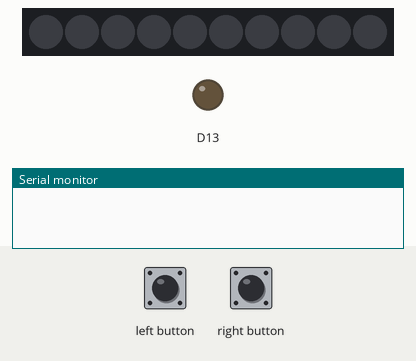
Recording of a sketch running on a simulated Adafruit Circuit Playground Express. On the bench: 10 RGB LEDs in strip order, left to right, output pins drawn as LEDs (lit = HIGH), the last lines printed to the serial monitor. The inputs (shaded band) are chosen by the test bench. Dim RGB values are drawn brighter than linear.

Above: at 1.2 s.
1.3 s: left button pressed for 0.15 s
At 1.9 s:
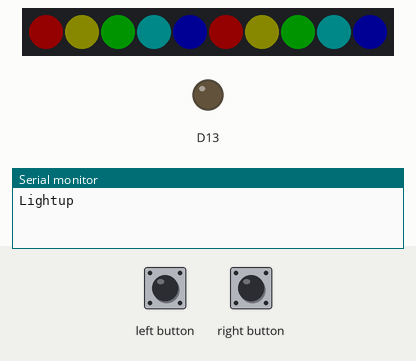
4.4 s: left button pressed for 1 s
At 7.1 s:
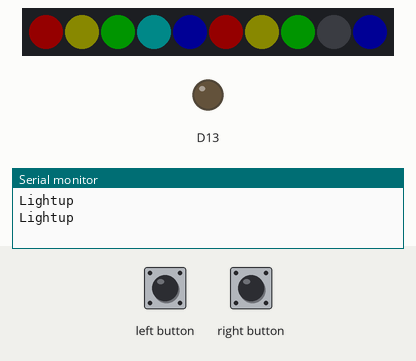
8.4 s: right button pressed for 0.15 s
At 9.5 s:
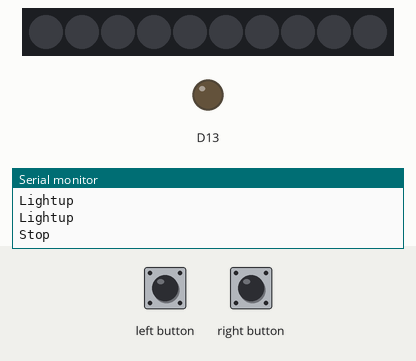
10.0 s: left button pressed for 3.2 s
At 16.0 s:
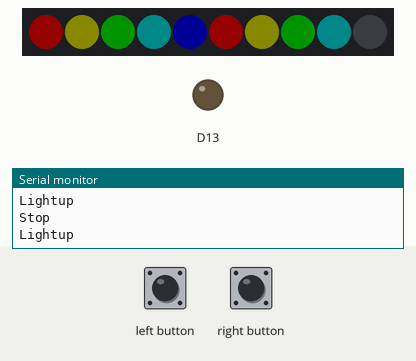
16.2 s: right button pressed for 1 s
At 17.9 s:
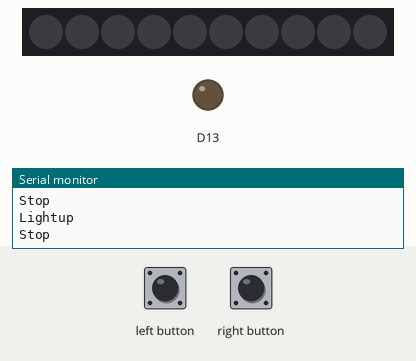
Timing chart, 0 to 19.4 s (numbered marks = the images above; inputs shaded):
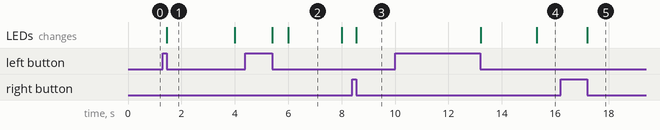

Measured:
- after the input at 1.3 s, the LEDs: change after 0.15 s (image 1)
- after the input at 4.4 s, the LEDs: first change after 1.0 s (image 2 shows a later state)
- after the input at 8.4 s, the LEDs: change after 0.15 s (image 3)
- after the input at 10.0 s, the LEDs: first change after 3.2 s (image 4 shows a later state)
- after the input at 16.2 s, the LEDs: change after 1.0 s (image 5)
- what the display in image 1 shows lasts 2.5 s, from 1.5 s to 4.0 s
- what the display in image 2 shows lasts 2.0 s, from 6.0 s to 8.0 s

The sketch:

HandwashTimer.ino
```cpp
#include <Adafruit_CircuitPlayground.h>
#define BUTTONA 4
#define BUTTONB 5
long lastUpdate = 0L;
#define UPDATERATE 2000
enum state {
  COUNTING,
  STOPPED
} State = STOPPED;
int Counter = 10;

void stopIt(){
  CircuitPlayground.clearPixels();
  Counter=10;
  State = STOPPED;
}
void lightup(){
  CircuitPlayground.setPixelColor(0, 255,   0,   0);
  CircuitPlayground.setPixelColor(1, 128, 128,   0);
  CircuitPlayground.setPixelColor(2,   0, 255,   0);
  CircuitPlayground.setPixelColor(3,   0, 128, 128);
  CircuitPlayground.setPixelColor(4,   0,   0, 255);

  CircuitPlayground.setPixelColor(5, 0xFF0000);
  CircuitPlayground.setPixelColor(6, 0x808000);
  CircuitPlayground.setPixelColor(7, 0x00FF00);
  CircuitPlayground.setPixelColor(8, 0x008080);
  CircuitPlayground.setPixelColor(9, 0x0000FF);
  State=COUNTING;
}
void setup() {
  Serial.begin(115200);
  pinMode(BUTTONA, INPUT_PULLDOWN);
  pinMode(BUTTONB, INPUT_PULLDOWN);
  CircuitPlayground.begin();
  CircuitPlayground.clearPixels();

}
int lastAReading=0;
int lastBReading=0;


void loop() {
  int Areading = digitalRead(BUTTONA);
  int Breading = digitalRead(BUTTONB);

  if ((Areading != lastAReading ) && Areading ==0){
    lightup();
    Serial.println("Lightup");
    delay(100);
  }
  if ((Breading != lastBReading ) && Breading ==0){
    stopIt();
    Serial.println("Stop");
    delay(100);
  }
  lastAReading = Areading;
  lastBReading = Breading;

  long current = millis();
  if ((current - lastUpdate)>UPDATERATE && State == COUNTING){
    lastUpdate = current;
    CircuitPlayground.setPixelColor(Counter,0x000000);
    Counter--;
    if (Counter == 0)
      stopIt();
  }

}
```
